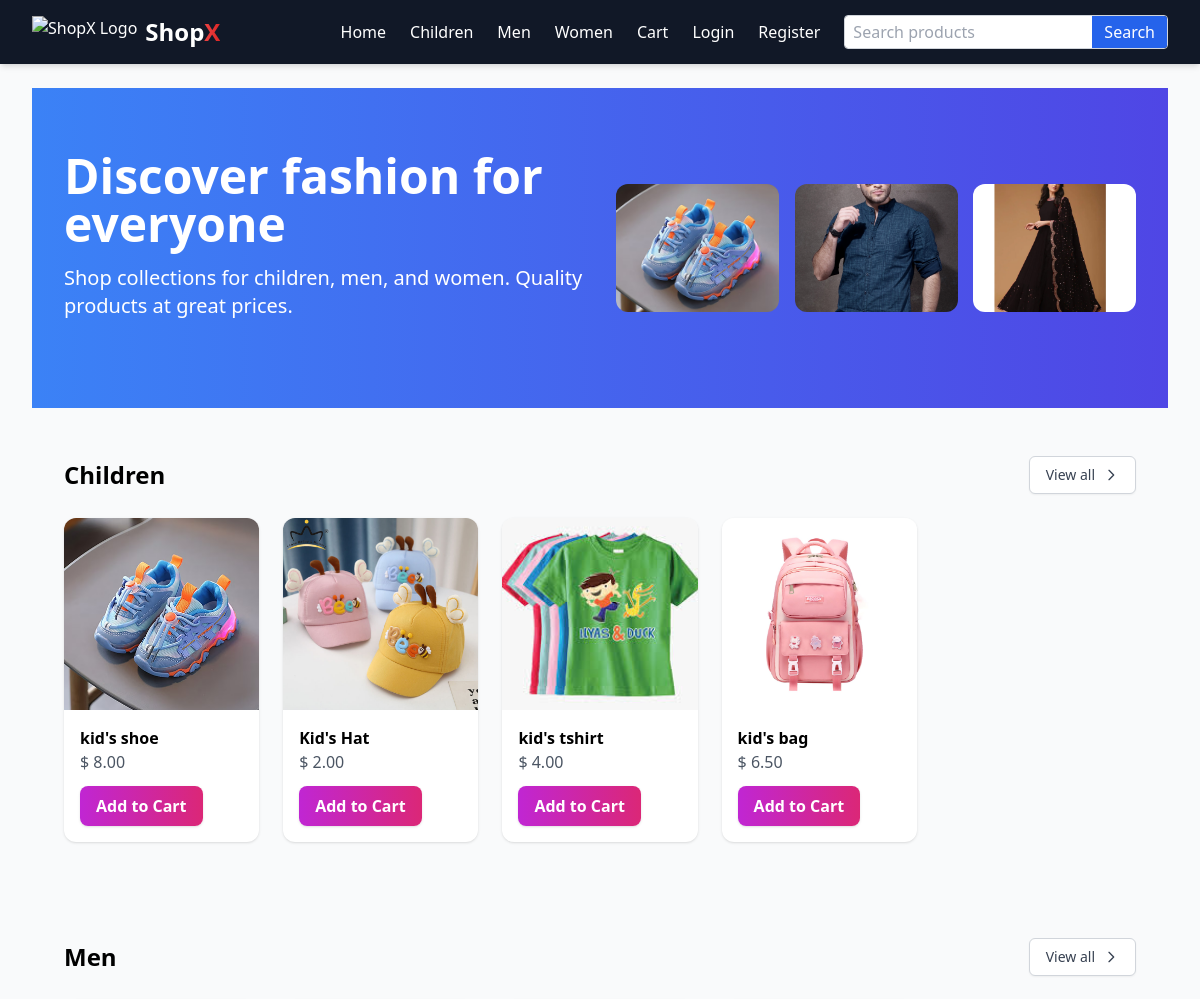
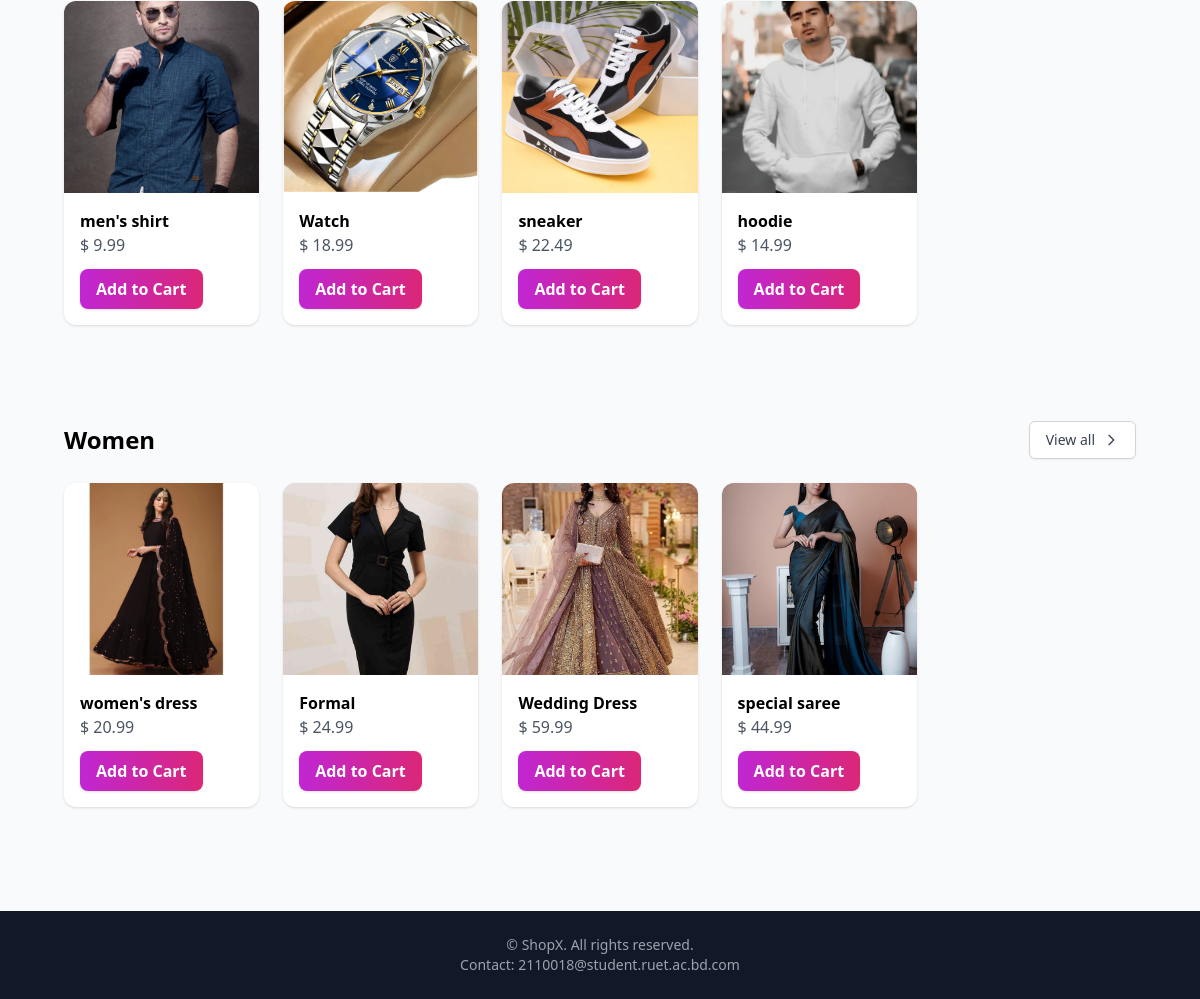
The page / on the database its author committed (2 pictures, top to bottom).
### products/models.py (models this page shows, shortened)
class Product(models.Model):
    category = models.ForeignKey(Category, on_delete=models.CASCADE, related_name='products')
    name = models.CharField(max_length=200)
    slug = models.SlugField(max_length=200, unique=True)
    description = models.TextField(blank=True)
    price = models.DecimalField(max_digits=10, decimal_places=2)
    image = models.ImageField(upload_to='products/', blank=True, null=True)
    tags = models.ManyToManyField(Tag, related_name='products', blank=True)
    created_at = models.DateTimeField(auto_now_add=True)

### products/views.py (the view)
# urls.py: path('', views.home, name='home'),
def home(request):
    children = Product.objects.filter(category__slug='children')[:4]
    men = Product.objects.filter(category__slug='men')[:4]
    women = Product.objects.filter(category__slug='women')[:4]
    return render(request, 'home.html', {
        'children_products': children,
        'men_products': men,
        'women_products': women,
    })

### templates/home.html (shortened to what this page needs)
{% extends 'base.html' %}
{% load static %}
{% load currency_filters %}
{% block content %}
<section class="bg-gradient-to-r from-blue-500 to-indigo-600 text-white py-16">
  <div class="max-w-7xl mx-auto flex flex-col md:flex-row items-center px-4 md:px-8 gap-8">
    <div class="flex-1 text-center md:text-left">
      <h1 class="text-4xl md:text-5xl font-extrabold mb-4">Discover fashion for everyone</h1>
      <p class="text-lg md:text-xl mb-6">
        Shop collections for children, men, and women. Quality products at great prices.
      </p>
    </div>
    <div id="hero-tiles" class="flex-1 grid grid-cols-2 md:grid-cols-3 gap-4">
      <a href="{% url 'products:category_list' 'children' %}" class="block rounded-xl overflow-hidden">
        <img class="w-full h-32 object-cover transition-all duration-1000 ease-in-out opacity-100" src="{% static 'kids_shoe.png' %}" alt="Children">
      </a>
      <a href="{% url 'products:category_list' 'men' %}" class="block rounded-xl overflow-hidden">
        <img class="w-full h-32 object-cover transition-all duration-1000 ease-in-out opacity-100" src="{% static 'menshirt.png' %}" alt="Men">
      </a>
      <a href="{% url 'products:category_list' 'women' %}" class="hidden md:block rounded-xl overflow-hidden">
        <img class="w-full h-32 object-cover transition-all duration-1000 ease-in-out opacity-100" src="{% static 'womens_dress.png' %}" alt="Women">
      </a>
    </div>
  </div>
</section>
<section class="py-12 max-w-7xl mx-auto px-4 md:px-8">
  <div class="flex justify-between items-center mb-6">
    <h2 class="text-2xl font-bold">Children</h2>
    <a href="{% url 'products:category_list' 'children' %}" class="inline-flex items-center px-4 py-2 bg-white text-sm font-medium text-gray-700 hover:bg-gray-50 border border-gray-300 rounded-md shadow-sm transition-all duration-200 hover:shadow-md hover:text-blue-600 group">
      View all
      <svg class="ml-2 w-4 h-4 group-hover:translate-x-1 transition-transform" fill="none" stroke="currentColor" viewBox="0 0 24 24">
        <path stroke-linecap="round" stroke-linejoin="round" stroke-width="2" d="M9 5l7 7-7 7"/>
      </svg>
    </a>
  </div>
  <div class="grid grid-cols-1 sm:grid-cols-2 md:grid-cols-3 lg:grid-cols-5 gap-6">
    {% for p in children_products %}
   <div class="group bg-white shadow rounded-xl overflow-hidden hover:shadow-lg hover:-translate-y-1 transition">
      <a href="{% url 'products:product_detail' p.slug %}">
        <img class="w-full h-48 object-cover transition-transform duration-300 group-hover:scale-105" src="{% if p.image %}{{p.image.url}}{% elif p.slug == 'kids-shoe' %}{% static 'kids_shoe.png' %}{% elif p.slug == 'kids-hat' %}{% static 'kids_hat.png' %}{% elif p.slug == 'kids-jacket' %}{% static 'kids_jacket.png' %}{% elif p.slug == 'kids-tshirt' %}{% static 'kids_tshirt.png' %}{% elif p.slug == 'kids-backpack' %}{% static 'kids_backpack.png' %}{% else %}{% static 'placeholder.png' %}{% endif %}" alt="{{ p.name }}">
      </a>
      <div class="p-4">
        <h3 class="font-semibold truncate">{{ p.name }}</h3>
        <p class="text-gray-600">	 $ {{ p.price }}</p>
        <a href="{% url 'products:add_to_cart' p.slug %}?next={{ request.path }}" class="add-to-cart-btn mt-3 inline-block bg-gradient-to-r from-fuchsia-600 to-pink-600 hover:from-fuchsia-700 hover:to-pink-700 text-white px-4 py-2 rounded-lg font-semibold shadow transition-colors duration-200">Add to Cart</a>
      </div>
    </div>
    {% empty %}
      <p>No products yet.</p>
    {% endfor %}
  </div>
</section>
<section class="py-12 max-w-7xl mx-auto px-4 md:px-8">
  <div class="flex justify-between items-center mb-6">
    <h2 class="text-2xl font-bold">Men</h2>
    <a href="{% url 'products:category_list' 'men' %}" class="inline-flex items-center px-4 py-2 bg-white text-sm font-medium text-gray-700 hover:bg-gray-50 border border-gray-300 rounded-md shadow-sm transition-all duration-200 hover:shadow-md hover:text-blue-600 group">
      View all
      <svg class="ml-2 w-4 h-4 group-hover:translate-x-1 transition-transform" fill="none" stroke="currentColor" viewBox="0 0 24 24">
        <path stroke-linecap="round" stroke-linejoin="round" stroke-width="2" d="M9 5l7 7-7 7"/>
      </svg>
    </a>
  </div>
  <div class="grid grid-cols-1 sm:grid-cols-2 md:grid-cols-3 lg:grid-cols-5 gap-6">
    {% for p in men_products %}
    <div class="group bg-white shadow rounded-xl overflow-hidden hover:shadow-lg hover:-translate-y-1 transition">
      <a href="{% url 'products:product_detail' p.slug %}">
        <img class="w-full h-48 object-cover transition-transform duration-300 group-hover:scale-105" src="{% if p.image %}{{ p.image.url }}{% elif p.slug == 'mens-shirt' %}{% static 'menshirt.png' %}{% elif p.slug == 'mens-hoodie' %}{% static 'menshoodie.png' %}{% elif p.slug == 'mens-sneaker' %}{% static 'mensneaker.jpg' %}{% elif p.slug == 'mens-pant' %}{% static 'menspant.jpg' %}{% elif p.slug == 'mens-watch' %}{% static 'menwatch.png' %}{% else %}{% static 'placeholder.png' %}{% endif %}" alt="{{ p.name }}">
      </a>
      <div class="p-4">
        <h3 class="font-semibold truncate">{{ p.name }}</h3>
        <p class="text-gray-600">	 $ {{ p.price }}</p>
        <a href="{% url 'products:add_to_cart' p.slug %}?next={{ request.path }}" class="add-to-cart-btn mt-3 inline-block bg-gradient-to-r from-fuchsia-600 to-pink-600 hover:from-fuchsia-700 hover:to-pink-700 text-white px-4 py-2 rounded-lg font-semibold shadow transition-colors duration-200">Add to Cart</a>
      </div>
    </div>
    {% empty %}
      <p>No products yet.</p>
    {% endfor %}
  </div>
</section>
<section class="py-12 max-w-7xl mx-auto px-4 md:px-8">
  <div class="flex justify-between items-center mb-6">
    <h2 class="text-2xl font-bold">Women</h2>
    <a href="{% url 'products:category_list' 'women' %}" class="inline-flex items-center px-4 py-2 bg-white text-sm font-medium text-gray-700 hover:bg-gray-50 border border-gray-300 rounded-md shadow-sm transition-all duration-200 hover:shadow-md hover:text-blue-600 group">
      View all
      <svg class="ml-2 w-4 h-4 group-hover:translate-x-1 transition-transform" fill="none" stroke="currentColor" viewBox="0 0 24 24">
        <path stroke-linecap="round" stroke-linejoin="round" stroke-width="2" d="M9 5l7 7-7 7"/>
      </svg>
    </a>
  </div>
  <div class="grid grid-cols-1 sm:grid-cols-2 md:grid-cols-3 lg:grid-cols-5 gap-6">
    {% for p in women_products %}
    <div class="group bg-white shadow rounded-xl overflow-hidden hover:shadow-lg hover:-translate-y-1 transition">
      <a href="{% url 'products:product_detail' p.slug %}">
        <img class="w-full h-48 object-cover transition-transform duration-300 group-hover:scale-105" src="{% if p.image %}{{ p.image.url }}{% elif p.slug == 'womens-dress' %}{% static 'womens_dress.png' %}{% else %}{% static 'placeholder.png' %}{% endif %}" alt="{{ p.name }}">
      </a>
      <div class="p-4">
        <h3 class="font-semibold truncate">{{ p.name }}</h3>
        <p class="text-gray-600">	 $ {{ p.price }}</p>
        <a href="{% url 'products:add_to_cart' p.slug %}?next={{ request.path }}" class="add-to-cart-btn mt-3 inline-block bg-gradient-to-r from-fuchsia-600 to-pink-600 hover:from-fuchsia-700 hover:to-pink-700 text-white px-4 py-2 rounded-lg font-semibold shadow transition-colors duration-200">Add to Cart</a>
      </div>
    </div>
    {% empty %}
      <p>No products yet.</p>
    {% endfor %}
  </div>
</section>
{% endblock %}

### templates/base.html (shortened to what this page needs)
{% load static %}
{% load user_extras %}
<!DOCTYPE html>
<html lang="en">
<head>
  <script src="https://cdn.tailwindcss.com"></script>
</head>
<body class="flex flex-col min-h-screen bg-gray-50">
  <header class="bg-gray-900 text-white shadow-md">
    <div class="max-w-7xl mx-auto flex justify-between items-center px-4 md:px-8 h-16">
      <a href="/" class="flex items-center gap-2 group">
        <img src="{% static 'project_logo.png' %}" alt="ShopX Logo" class="h-8 w-auto transition-transform duration-300 group-hover:scale-105">
        <span class="text-2xl font-bold hover:text-gray-300">Shop<span class="bg-gradient-to-r from-red-500 to-red-600 text-transparent bg-clip-text hover:from-red-600 hover:to-red-700 transition-all duration-300">X</span></span>
      </a>
      <nav class="flex items-center gap-4 md:gap-6 flex-wrap">
        <a class="hover:text-gray-300" href="/">Home</a>
        <a class="hover:text-gray-300" href="{% url 'products:category_list' 'children' %}">Children</a>
        <a class="hover:text-gray-300" href="{% url 'products:category_list' 'men' %}">Men</a>
        <a class="hover:text-gray-300" href="{% url 'products:category_list' 'women' %}">Women</a>
        <a class="hover:text-gray-300" href="/products/cart/">Cart</a>
        {% if user.is_authenticated %}
          <a class="hover:text-gray-300" href="/accounts/logout/">Logout</a>
        {% else %}
          <a class="hover:text-gray-300" href="/accounts/login/">Login</a>
          <a class="hover:text-gray-300" href="/accounts/register/">Register</a>
        {% endif %}
        <form action="/products/search/" method="get" class="flex items-center border border-gray-300 rounded overflow-hidden">
          <input name="q" placeholder="Search products" class="px-2 py-1 outline-none text-gray-800" />
          <button type="submit" class="bg-blue-600 hover:bg-blue-700 text-white px-3 py-1">Search</button>
        </form>
      </nav>
    </div>
  </header>
  <main class="flex-1 max-w-7xl mx-auto px-4 md:px-8 py-6">
    {% block content %}{% endblock %}
  </main>
  <footer class="bg-gray-900 text-gray-400 mt-8">
    <div class="max-w-7xl mx-auto px-4 md:px-8 py-6 text-center text-sm">
      <p>&copy; {{ now|date:'Y' }} ShopX. All rights reserved.</p>
      <p>Contact: 2110018@student.ruet.ac.bd.com</p>
    </div>
  </footer>
</body>
</html>

### rows shown on the page
Product: image (picture), name "kid's shoe", price "8.00"
Product: image (picture), name "Kid's Hat", price "2.00"
Product: image (picture), name "kid's tshirt", price "4.00"
Product: image (picture), name "kid's bag", price "6.50"
Product: image (picture), name "men's shirt", price "9.99"
Product: image (picture), name "Watch", price "18.99"
Product: image+name (picture), name "sneaker", price "22.49"
Product: image+name (picture), name "hoodie", price "14.99"
Product: image (picture), name "women's dress", price "20.99"
Product: image (picture), name "Formal", price "24.99"
Product: image (picture), name "Wedding Dress", price "59.99"
Product: image (picture), name "special saree", price "44.99"
